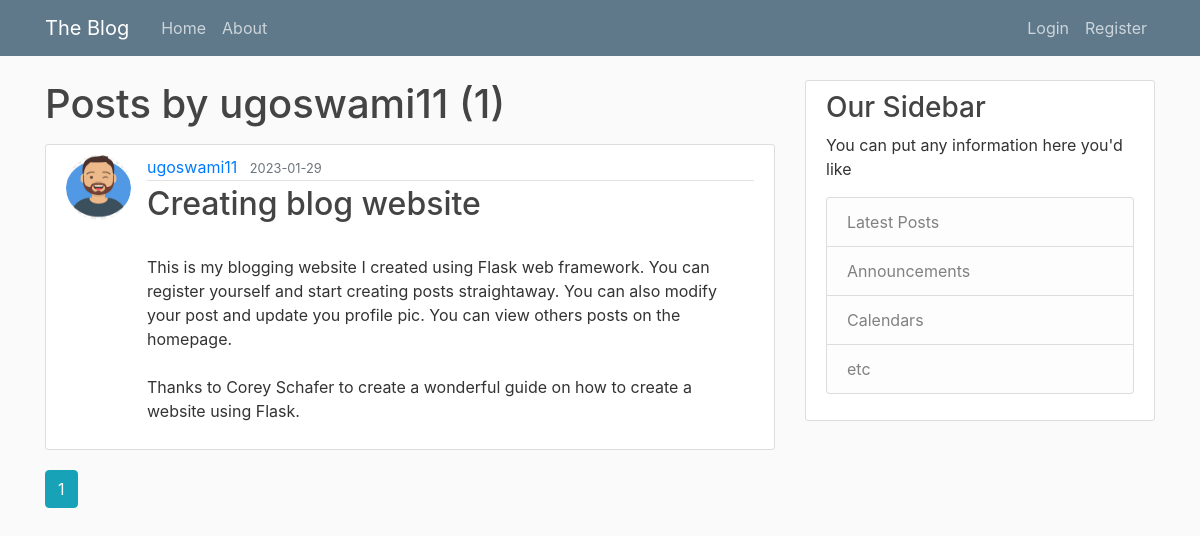
Screenshot of /user/ugoswami11 with the database file from the repository.
### blog/models.py (models this page shows, shortened)
class User(db.Model, UserMixin):
    id = db.Column(db.Integer, primary_key=True)
    username = db.Column(db.String(20), unique = True, nullable = False )
    email = db.Column(db.String(120), unique = True, nullable = False )
    image_file = db.Column(db.String(20), nullable=False, default='default.jpeg')
    password = db.Column(db.String(60), nullable = False)
    posts = db.relationship('Post', backref='author', lazy=True)

class Post(db.Model):
    id = db.Column(db.Integer, primary_key=True)
    title = db.Column(db.String(100), nullable=False)
    date_posted = db.Column(db.DateTime, nullable = False, default = datetime.utcnow)
    content = db.Column(db.Text, nullable=False)
    user_id = db.Column(db.Integer, db.ForeignKey('user.id'), nullable=False)

### blog/routes.py (the view)
@app.route("/user/<string:username>")
def user_posts(username):
    page = request.args.get('page', 1, type=int)
    user = User.query.filter_by(username=username).first_or_404()
    posts = Post.query.filter_by(author=user)\
        .order_by(Post.date_posted.desc())\
        .paginate(page = page, per_page=5)
    return  render_template('user_posts.html', posts=posts, user=user)

### blog/templates/user_posts.html (shortened to what this page needs)
{% extends "layout.html" %}
{% block content %}
    <h1 class="mb-3">Posts by {{user.username}} ({{posts.total}})</h1>
    {% for post in posts.items %}
        <article class="media content-section">
            <img src="{{ url_for('static', filename='profile_pics/'+ post.author.image_file) }}" alt="" class="rounded-circle article-img">
            <div class="media-body">
                <div class="article-metadata">
                    <a href="{{url_for('user_posts', username=post.author.username)}}" class="mr-2">
                        {{post.author.username}}
                    </a>
                    <small class="text-muted">
                        {{post.date_posted.strftime('%Y-%m-%d')}}
                    </small>
                </div>
                <h2><a href="{{ url_for('post', post_id=post.id) }}" class="article-title">
                    {{post.title}}
                </a></h2>
                <p class="article-content">
                    {{post.content}}
                </p>
            </div>
        </article>
    {% endfor %}
    {% for page_num in posts.iter_pages(left_edge=1, right_edge=1, left_current=1, right_current=2) %}
        {% if page_num %}
            {% if posts.page == page_num %}
                <a class="btn btn-info mb-4" href="{{url_for('user_posts', username=user.username, page=page_num)}}">{{page_num}}</a>
            {% else %}
                <a class="btn btn-outline-info mb-4" href="{{url_for('user_posts', username=user.username, page=page_num)}}">{{page_num}}</a>
            {% endif %}
        {% endif %}
    {% endfor %}
{% endblock content %}

### blog/static/main.css (style rules this page uses)
body { background: #fafafa; color: #333333; margin-top: 5rem; }
h1, h2, h3, h4, h5, h6 { color: #444444; }
.content-section { background: #ffffff; padding: 10px 20px; border: 1px solid #dddddd; border-radius: 3px; margin-bottom: 20px; }
.article-title { color: #444444; }
.article-content { white-space: pre-line; }
.article-img { height: 65px; width: 65px; margin-right: 16px; }
.article-metadata { padding-bottom: 1px; margin-bottom: 4px; border-bottom: 1px solid #e3e3e3 }

### rows the page displays
User: username "ugoswami11"
Post: image_file (picture), author.username "ugoswami11", date_posted "2023-01-29", title "Creating blog website", content "This is my blogging website I created using Flask web framework. You can register yourself and start creating posts straightaway. You can also modify your post and update you profile pic. You can view others posts on the homepage. Thanks to Corey Schafer to create a wonderful guide on how to create a website using Flask."

### other values shown
{{ posts.total }} "1"
{{ page_num }} "1"
